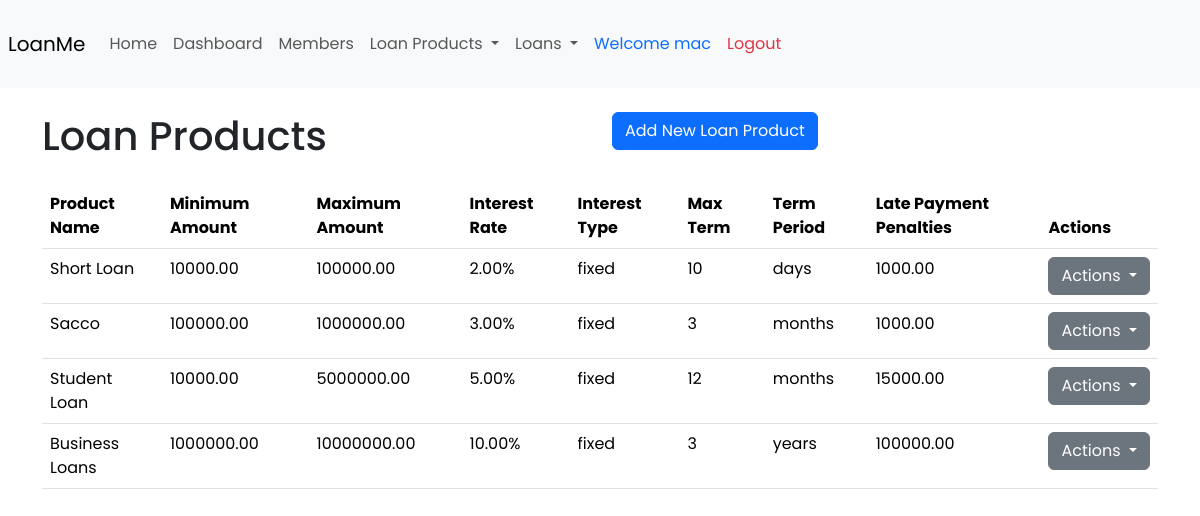
/loan-products/ (signed in), run on the app's committed database.
### loan_products/models.py (models this page shows)
class LoanProduct(models.Model):
    INTEREST_TYPE_CHOICES = [
        ('fixed', 'Fixed'),
        ('variable', 'Variable'),
    ]
    TERM_PERIOD_CHOICES = [
        ('days', 'Days'),
        ('weeks', 'Weeks'),
        ('months', 'Months'),
        ('years', 'Years'),
    ]
    STATUS_CHOICES = [
        ('active', 'Active'),
        ('inactive', 'Inactive'),
    ]
    id = models.AutoField(primary_key=True)
    product_name = models.CharField(max_length=100)
    product_description = models.TextField()
    minimum_amount = models.DecimalField(max_digits=12, decimal_places=2, default=0)
    maximum_amount = models.DecimalField(max_digits=12, decimal_places=2, default=0)
    interest_rate_per_year = models.DecimalField(max_digits=5, decimal_places=2, default=0)
    interest_type = models.CharField(max_length=10, choices=INTEREST_TYPE_CHOICES, default='fixed')
    max_term = models.IntegerField(default=0)
    term_period = models.CharField(max_length=10, choices=TERM_PERIOD_CHOICES, default='months')
    late_payment_penalties = models.DecimalField(max_digits=12, decimal_places=2, default=0)
    status = models.CharField(max_length=10, choices=STATUS_CHOICES, default='active')
    class Meta:
        db_table = "loan_product"

### loan_products/views.py (the view)
# urls.py: path('loan-products/', views.show, name='loan_products'), # forth page (View data from the db page)
def show(request):
    loan_products = LoanProduct.objects.all()
    user_details = UserDetail.objects.get(user_id=request.user)
    return render(request,"show.html",{'loan_products':loan_products, 'user_details': user_details})

### loan_products/templates/show.html (shortened to what this page needs)
{% extends 'layout.html' %}
{% block content %}
<div class="row mb-3">
    <div class="col">
      <h1>Loan Products</h1>
    </div>
    {% if user.is_authenticated %}
      {% if user_details.is_admin %}
        <div class="col text-right">
          <a class="btn btn-primary" href="{% url 'new_loan_product' %}">Add New Loan Product</a>
        </div>
        {% else %}
        <div class="col-md-4">
          <a href="{% url 'apply_for_loan' %}" class="btn btn-primary">
            Apply For Loan
          </a>
        </div>
        {% endif %}
      {% else %}
    <div class="col text-right">
      <a class="btn btn-primary" href="{% url 'register' %}">Register</a>
    </div>
    {% endif %}
  </div>
<div class="table-responsive">
  <table class="table">
    <thead>
      <tr>
        <th>Product Name</th>
        <th>Minimum Amount</th>
        <th>Maximum Amount</th>
        <th>Interest Rate </th>
        <th>Interest Type</th>
        <th>Max Term</th>
        <th>Term Period</th>
        <th>Late Payment Penalties</th>
        {% if user.is_authenticated %}
        {% if user_details.is_admin %}
            <th>Actions</th>
            {% endif %}
        {% endif %}
    </tr>
    </thead>
    <tbody>
      {% for loan_product in loan_products %}
        <tr>
          <td>{{ loan_product.product_name }}</td>
          <td>{{ loan_product.minimum_amount }}</td>
          <td>{{ loan_product.maximum_amount }}</td>
          <td>{{ loan_product.interest_rate_per_year }}%</td>
          <td>{{ loan_product.interest_type }}</td>
          <td>{{ loan_product.max_term }}</td>
          <td>{{ loan_product.term_period }}</td>
          <td>{{ loan_product.late_payment_penalties }}</td>
          {% if user.is_authenticated %}
          {% if user_details.is_admin %}
          <td>
            <div class="btn-group">
                <button type="button" class="btn btn-secondary dropdown-toggle" data-bs-toggle="dropdown" aria-haspopup="true" aria-expanded="false">
                    Actions
                </button>
            </div>
        </td>
        {% endif %}
          {% endif %}
      </tr>
      {% endfor %}
    </tbody>
  </table>
</div>
{% endblock %}

### loan_products/templates/layout.html (shortened to what this page needs)
<!DOCTYPE html>
<html lang="en">
<head>
    {% load bootstrap5 %}
    {% bootstrap_css %}
</head>
<body>
  <nav class="navbar navbar-expand-lg navbar-light bg-light mx-auto px-2 py-4">
    <a class="navbar-brand" href="#">LoanMe</a>
    <div class="collapse navbar-collapse w-100" id="navbarNav">
        <ul class="navbar-nav">
            <li class="nav-item active">
                <a class="nav-link"  class="nav-link text-primary" href="{% url 'home' %}">Home</a>
            </li>
            {% if user.is_authenticated %}
            <li class="nav-item">
              <a  class="nav-link " href="{% url 'dashboard' %}">Dashboard</a>
            </li>
            {% if user_details.is_admin %}
            <li class="nav-item">
                <a class="nav-link " href="{% url 'view_members' %}">Members</a>
            </li>
            {% endif %}
            {% endif %}
            {% if user.is_authenticated %}
            <li class="nav-item dropdown">
                <a class="nav-link dropdown-toggle" href="#" id="navbarDropdown" role="button" data-bs-toggle="dropdown" aria-expanded="false">
                    Loan Products
                </a>
            </li>
            <li class="nav-item dropdown">
                <a class="nav-link dropdown-toggle" href="#" id="navbarDropdown" role="button" data-bs-toggle="dropdown" aria-expanded="false">
                    Loans
                </a>
            </li>
            <li class="nav-item text-primary">
                <a href="#" class="nav-link text-primary">
                    Welcome {{ request.user }}
                </a>
            </li>
            <li class="nav-item">
                <a class="nav-link text-danger" href="{% url 'logout' %}">Logout</a>
            </li>
            {% else %}
            <li class="nav-item">
                <a class="nav-link text-success" href="{% url 'login' %}">Login</a>
            </li>
            {% endif %}
        </ul>
    </div>
</nav>
<div class="container mt-4">
    {% block content %}{% endblock %}
</div>
</body>
</html>

### loan_products/templates/layout.html (style rules this page uses)
body { font-family: 'Poppins', sans-serif; }

### data on the page
LoanProduct: product_name "Short Loan", minimum_amount "10000.00", maximum_amount "100000.00", interest_rate_per_year "2.00", interest_type "fixed", max_term "10", term_period "days", late_payment_penalties "1000.00"
LoanProduct: product_name "Sacco", minimum_amount "100000.00", maximum_amount "1000000.00", interest_rate_per_year "3.00", interest_type "fixed", max_term "3", term_period "months", late_payment_penalties "1000.00"
LoanProduct: product_name "Student Loan", minimum_amount "10000.00", maximum_amount "5000000.00", interest_rate_per_year "5.00", interest_type "fixed", max_term "12", term_period "months", late_payment_penalties "15000.00"
LoanProduct: product_name "Business Loans", minimum_amount "1000000.00", maximum_amount "10000000.00", interest_rate_per_year "10.00", interest_type "fixed", max_term "3", term_period "years", late_payment_penalties "100000.00"

### other printed values
{{ request.user }} "mac"
